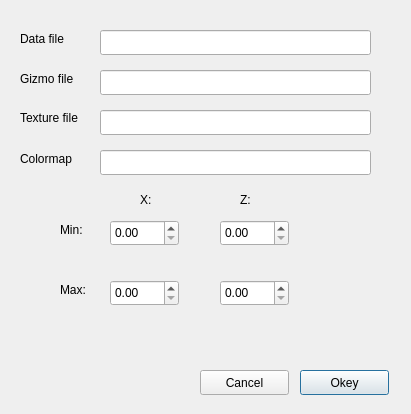
<?xml version="1.0" encoding="UTF-8"?>
<ui version="4.0">
 <class>Dialog</class>
 <widget class="QDialog" name="Dialog">
  <property name="geometry">
   <rect>
    <x>0</x>
    <y>0</y>
    <width>411</width>
    <height>414</height>
   </rect>
  </property>
  <property name="windowTitle">
   <string>Dialog</string>
  </property>
  <widget class="QPushButton" name="pushButton">
   <property name="geometry">
    <rect>
     <x>300</x>
     <y>370</y>
     <width>89</width>
     <height>25</height>
    </rect>
   </property>
   <property name="text">
    <string>Okey</string>
   </property>
  </widget>
  <widget class="QPushButton" name="pushButton_2">
   <property name="geometry">
    <rect>
     <x>200</x>
     <y>370</y>
     <width>89</width>
     <height>25</height>
    </rect>
   </property>
   <property name="text">
    <string>Cancel</string>
   </property>
  </widget>
  <widget class="QLineEdit" name="lineEdit">
   <property name="geometry">
    <rect>
     <x>100</x>
     <y>30</y>
     <width>271</width>
     <height>25</height>
    </rect>
   </property>
  </widget>
  <widget class="QLabel" name="label">
   <property name="geometry">
    <rect>
     <x>20</x>
     <y>30</y>
     <width>67</width>
     <height>17</height>
    </rect>
   </property>
   <property name="text">
    <string>Data file</string>
   </property>
  </widget>
  <widget class="QLabel" name="label_2">
   <property name="geometry">
    <rect>
     <x>20</x>
     <y>70</y>
     <width>67</width>
     <height>17</height>
    </rect>
   </property>
   <property name="text">
    <string>Gizmo file</string>
   </property>
  </widget>
  <widget class="QLineEdit" name="lineEdit_2">
   <property name="geometry">
    <rect>
     <x>100</x>
     <y>70</y>
     <width>271</width>
     <height>25</height>
    </rect>
   </property>
  </widget>
  <widget class="QLineEdit" name="lineEdit_3">
   <property name="geometry">
    <rect>
     <x>100</x>
     <y>110</y>
     <width>271</width>
     <height>25</height>
    </rect>
   </property>
  </widget>
  <widget class="QLabel" name="label_3">
   <property name="geometry">
    <rect>
     <x>20</x>
     <y>150</y>
     <width>101</width>
     <height>17</height>
    </rect>
   </property>
   <property name="text">
    <string>Colormap</string>
   </property>
  </widget>
  <widget class="QLineEdit" name="lineEdit_4">
   <property name="geometry">
    <rect>
     <x>100</x>
     <y>150</y>
     <width>271</width>
     <height>25</height>
    </rect>
   </property>
  </widget>
  <widget class="QLabel" name="label_4">
   <property name="geometry">
    <rect>
     <x>20</x>
     <y>110</y>
     <width>81</width>
     <height>16</height>
    </rect>
   </property>
   <property name="text">
    <string>Texture file</string>
   </property>
  </widget>
  <widget class="QLabel" name="label_5">
   <property name="geometry">
    <rect>
     <x>140</x>
     <y>190</y>
     <width>20</width>
     <height>20</height>
    </rect>
   </property>
   <property name="text">
    <string>X:</string>
   </property>
  </widget>
  <widget class="QDoubleSpinBox" name="doubleSpinBox">
   <property name="geometry">
    <rect>
     <x>110</x>
     <y>220</y>
     <width>69</width>
     <height>26</height>
    </rect>
   </property>
  </widget>
  <widget class="QDoubleSpinBox" name="doubleSpinBox_3">
   <property name="geometry">
    <rect>
     <x>220</x>
     <y>220</y>
     <width>69</width>
     <height>26</height>
    </rect>
   </property>
  </widget>
  <widget class="QLabel" name="label_7">
   <property name="geometry">
    <rect>
     <x>60</x>
     <y>220</y>
     <width>41</width>
     <height>20</height>
    </rect>
   </property>
   <property name="text">
    <string>Min:</string>
   </property>
  </widget>
  <widget class="QLabel" name="label_8">
   <property name="geometry">
    <rect>
     <x>60</x>
     <y>280</y>
     <width>41</width>
     <height>20</height>
    </rect>
   </property>
   <property name="text">
    <string>Max:</string>
   </property>
  </widget>
  <widget class="QDoubleSpinBox" name="doubleSpinBox_2">
   <property name="geometry">
    <rect>
     <x>110</x>
     <y>280</y>
     <width>69</width>
     <height>26</height>
    </rect>
   </property>
  </widget>
  <widget class="QDoubleSpinBox" name="doubleSpinBox_4">
   <property name="geometry">
    <rect>
     <x>220</x>
     <y>280</y>
     <width>69</width>
     <height>26</height>
    </rect>
   </property>
  </widget>
  <widget class="QLabel" name="label_6">
   <property name="geometry">
    <rect>
     <x>240</x>
     <y>190</y>
     <width>20</width>
     <height>20</height>
    </rect>
   </property>
   <property name="text">
    <string>Z:</string>
   </property>
  </widget>
 </widget>
 <resources/>
 <connections/>
</ui>
